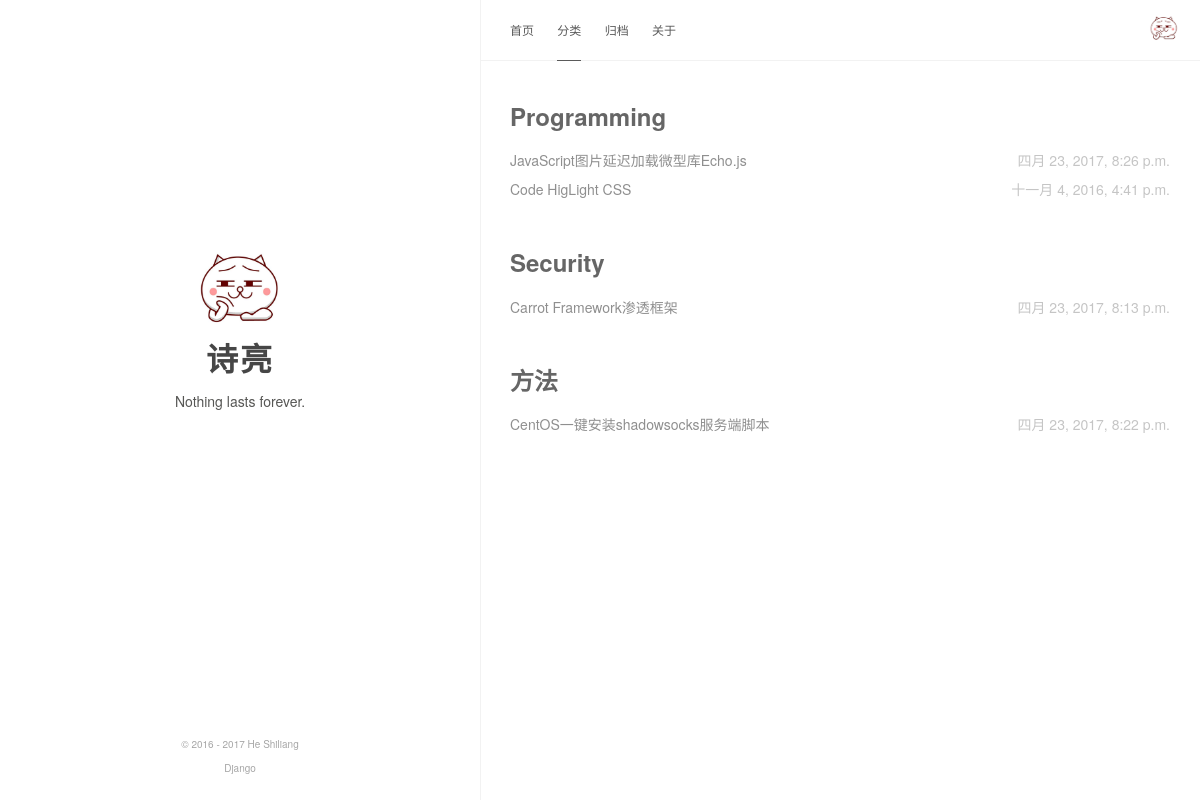
The page /category/ on the database its author committed.
### blog/models.py (models this page shows, shortened)
class Category(models.Model):
    name = models.CharField(max_length=100)

class Post(models.Model):
    title = models.CharField(max_length=70)
    body = models.TextField()
    created_time = models.DateTimeField()
    modified_time = models.DateTimeField()
    excerpt = models.CharField(max_length=200,blank=True)
    category = models.ForeignKey(Category)
    tags = models.ManyToManyField(Tag,blank=True)
    author = models.ForeignKey(User)
    def get_absolute_url(self):
        return reverse('blog:detail',kwargs={'pk':self.pk})
    class Meta:
        ordering = ['-created_time','title']

### blog/views.py (the view)
# urls.py: url(r'^category/$',views.category,name='category'),
def category(request):
    post_list = Post.objects.all()
    return render(request,'blog/category.html',{
        'post_list':post_list,
    })

### blog/templatetags/blog_tags.py (called while the page is built)
@register.simple_tag
def get_categories():
    return Category.objects.all()

### templates/blog/category.html
{% extends 'base.html' %}
{% load blog_tags %}
{% block current%}
    <li><a href="../../../../../">首页</a></li>
    <li><a href="../../../../../category" class="current">分类</a></li>
    <li><a href="../../../archives">归档</a></li>
    <li><a href="#">关于</a></li>
{% endblock %}
{% block main %}
{% get_categories as cate_list %}
<div class="content">
        {% for cate in cate_list %}
        <ul class="list-with-title">
            <div class="archive">
                <div class="listing-title">{{ cate.name }}</div>
                <ul class="listing">
                    {% for post in post_list %}
                        {% if post.category.name == cate.name %}
                    <div class="listing-item">
                        <div class="listing-post"><a href="{{ post.get_absolute_url }}" title="{{ post.title }}">{{ post.title }}</a>
                            <div class="post-time"><span class="date">{{ post.created_time }}</span></div>
                        </div>
                    </div>
                        {% endif %}
                    {% endfor %}
                </ul>
        </ul>
        {% endfor %}
</div>
{% endblock %}

### blog/static/blog/css/style.css (style rules this page uses)
.page-top,.sidebar,body,html { background-color:#fff }
.post .post-title a,a { text-decoration:none }
html { -webkit-font-smoothing:antialiased }
body { color:rgba(0,0,0,.5);font-family:PingHei,'PingFang SC',Helvetica Neue,'Work Sans','Hiragino Sans GB','Microsoft YaHei',SimSun,sans-serif;font-size:15px;width:100%;margin:0 auto 30px }
a:link,a:visited { opacity:1;-webkit-transition:all .15s linear;-moz-transition:all .15s linear;-o-transition:all .15s linear;-ms-transition:all .15s linear;transition:all .15s linear;color:#424242 }
.content { height:auto;float:right;width:60%;margin-top:60px }
.page-top .nav li { position:relative;display:initial;padding-right:20px }
.page-top .nav a { color:#5A5A5A }
.page-top .nav a.current { color:#5A5A5A;padding-bottom:22px;border-bottom:1px solid #5A5A5A }
.archive,.footer { width:100% }
.list-with-title { font-size:14px;margin:30px;padding:0 }
.list-with-title .listing-title { font-size:24px;color:#666;font-weight:600;line-height:2.2em }
.list-with-title .listing { padding:0 }
.list-with-title .listing .listing-post { padding-bottom:5px }
.list-with-title .listing .listing-post .post-time { float:right;color:#C5C5C5 }
.list-with-title .listing .listing-post a { color:#8F8F8F }

### blog/static/blog/css/blog_basic.css (style rules this page uses)
body,hr,html { padding:0 }
html { height:100%;max-height:100%;margin:0 }
body { margin:0;line-height:1.6em }
dl,ol,p,ul { margin:1em 0 }
ol ol,ol ul,ul ol,ul ul { margin:.4em 0 }

### rows shown on the page
Category: name "Programming"
Post: title "JavaScript图片延迟加载微型库Echo.js", created_time "四月 23, 2017, 8:26 p.m."
Post: title "Code HigLight CSS", created_time "十一月 4, 2016, 4:41 p.m."
Category: name "Security"
Post: title "Carrot Framework渗透框架", created_time "四月 23, 2017, 8:13 p.m."
Category: name "方法"
Post: title "CentOS一键安装shadowsocks服务端脚本", created_time "四月 23, 2017, 8:22 p.m."
